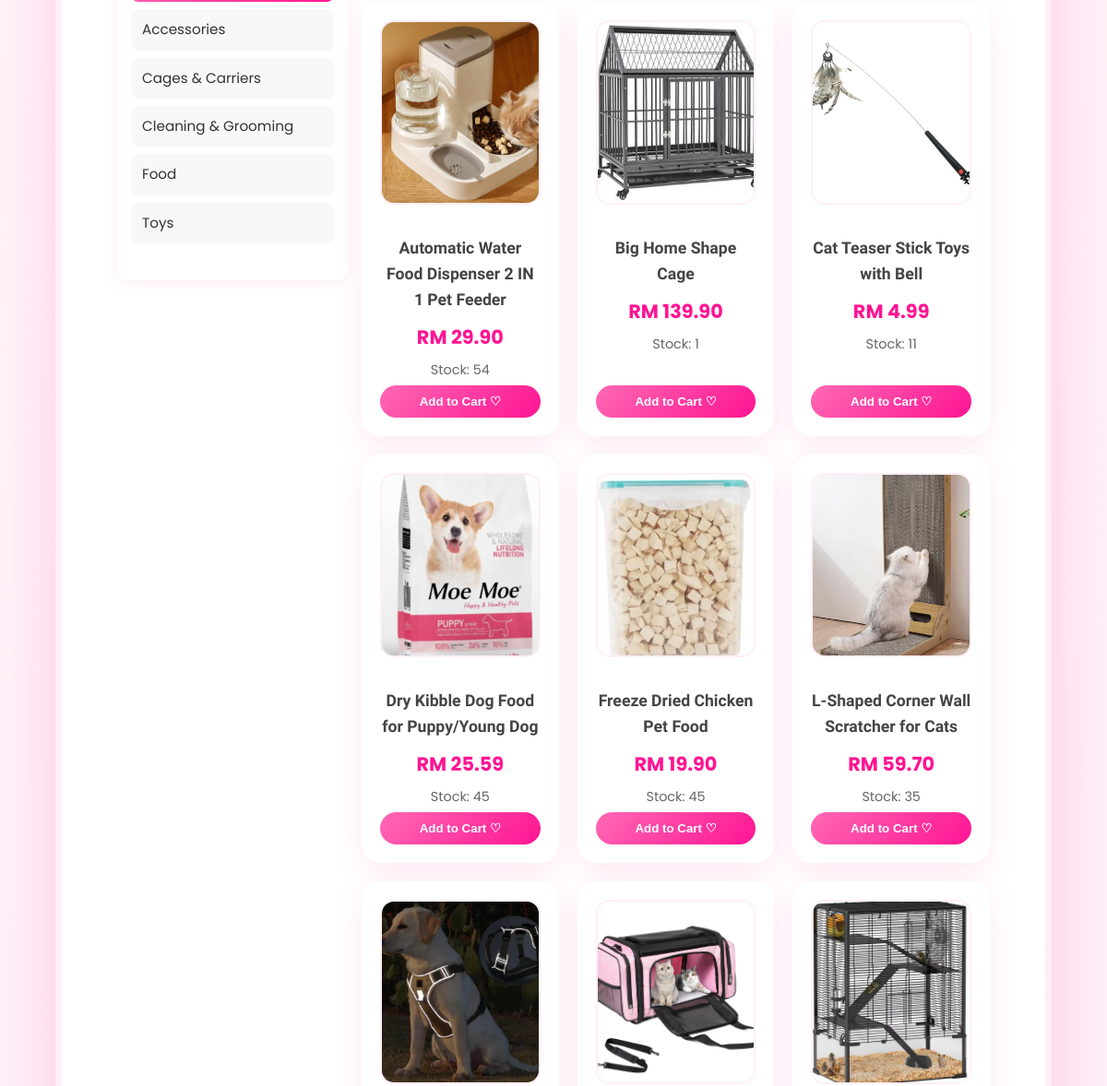
Page /member/products.php (middle part) on the earlier database version.
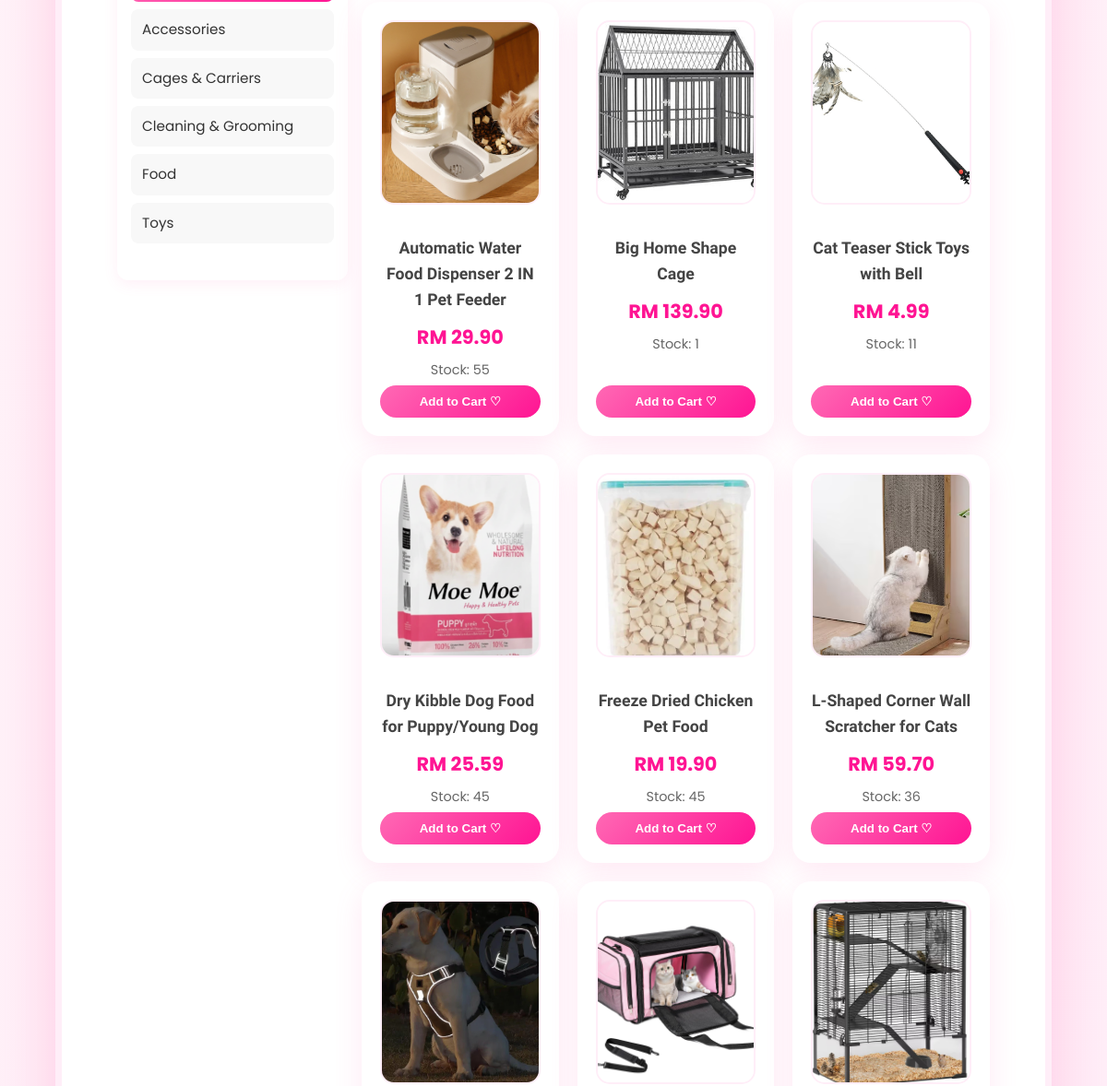
Same page on the later database version.
### tables this page shows
CREATE TABLE `product` (
  `product_id` int(11) NOT NULL,
  `product_code` varchar(20) NOT NULL,
  `product_name` varchar(200) NOT NULL,
  `description` text DEFAULT NULL,
  `price` decimal(10,2) NOT NULL,
  `stock_quantity` int(11) DEFAULT 0,
  `category_id` int(11) NOT NULL,
  `is_active` tinyint(1) DEFAULT 1,
  `created_at` datetime DEFAULT current_timestamp(),
  `updated_at` datetime DEFAULT current_timestamp() ON UPDATE current_timestamp(),
  `photo_name` varchar(255) NOT NULL,
  `average_rating` decimal(3,2) DEFAULT 0.00,
  `review_count` int(11) DEFAULT 0
);

### _base.php (called while the page is built, shortened)
<?php
function get($key, $value = null) {
    $value = $_GET[$key] ?? $value;
    return is_array($value) ? array_map('trim', $value) : trim($value);
}
function encode($value) {
    return htmlentities($value);
}
?>

### member/products.php (the view, shortened to what this page needs)
<?php
require '../_base.php';
$search = trim(get('search', ''));
$category = get('category', '');
$price_min = get('price_min', '');
$price_max = get('price_max', '');
$page = max(1, (int)get('page', 1));
$per_page = 9;
$offset = ($page - 1) * $per_page;
$sort = get('sort', 'relevance');
$order_by = 'p.product_name ASC';
$sales_join = '';
$where_conditions = ['p.is_active = 1'];
$where_clause = 'WHERE ' . implode(' AND ', $where_conditions);
$sql = "
    SELECT p.*, c.category_name
    FROM product p
    JOIN category c ON p.category_id = c.category_id
    $sales_join
    $where_clause
    ORDER BY $order_by
    LIMIT $offset, $per_page
";
$stm = $_db->prepare($sql);
$stm->execute();
$products = $stm->fetchAll();
$stm_cat = $_db->query("SELECT category_id, category_name FROM category ORDER BY category_name");
$categories = $stm_cat->fetchAll();
include '../_head.php';
?>
<div class="container">
    <div class="products-layout">
        <aside class="filter-sidebar">
            <div class="filter-section">
                <div class="category-list">
                    <?php foreach ($categories as $cat): ?>
                        <a href="?category=<?= $cat->category_id ?>&sort=<?= $sort ?>&page=1&search=<?= urlencode($search) ?>&price_min=<?= $price_min ?>&price_max=<?= $price_max ?>"
                           class="category-item <?= $category == $cat->category_id ? 'active' : '' ?>">
                            <?= encode($cat->category_name) ?>
                        </a>
                    <?php endforeach; ?>
                </div>
            </div>
        </aside>
        <div class="products-main">
    <div class="product-grid">
        <?php if (empty($products)): ?>
            <p>No products found~ Try another search! ♡</p>
        <?php else: ?>
            <?php foreach ($products as $p): ?>
                <div class="product-card">
                    <?php if ($p->photo_name): ?>
                        <a href="product_detail.php?id=<?= $p->product_id ?>">
                            <img src="/admin/uploads/products/<?= encode($p->photo_name) ?>" alt="<?= encode($p->product_name) ?>">
                        </a>
                    <?php endif; ?>
                    <a href="product_detail.php?id=<?= $p->product_id ?>">
                        <h3><?= encode($p->product_name) ?></h3>
                        <p class="price">RM <?= number_format($p->price, 2) ?></p>
                        <p>Stock: <?= $p->stock_quantity ?></p>
                    </a>
                    <?php if ($p->stock_quantity > 0): ?>
                        <button class="add-to-cart" data-id="<?= $p->product_id ?>" data-name="<?= encode($p->product_name) ?>" data-price="<?= $p->price ?>">
                            Add to Cart ♡
                        </button>
                    <?php else: ?>
                        <p>Out of Stock~</p>
                    <?php endif; ?>
                </div>
            <?php endforeach; ?>
        <?php endif; ?>
    </div>
</div>
<?php include '../_foot.php'; ?>

Differences in the rows shown:
changed product "Automatic Water Food Dispenser 2 IN 1 Pet Feeder": stock_quantity "54" → "55"
changed product "L-Shaped Corner Wall Scratcher for Cats": stock_quantity "35" → "36"
